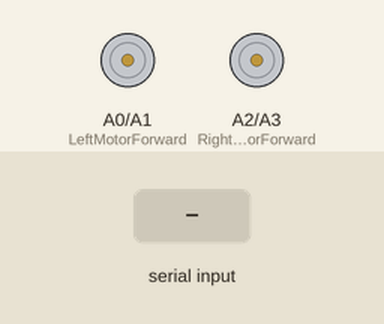
Simulated run of this sketch. Board: Arduino Uno, built with avr-gcc and run on an emulated ATmega328P. On the bench: motor-driver pin pairs drawn as motors (green arrow = first pin HIGH = forward, orange = second pin HIGH = backward, longer = more drive). Inputs (shaded band) come from the test bench.

Above: at 1.2 s.
1.3 s: "*Jarvis come forward" received over Serial
At 2.2 s:
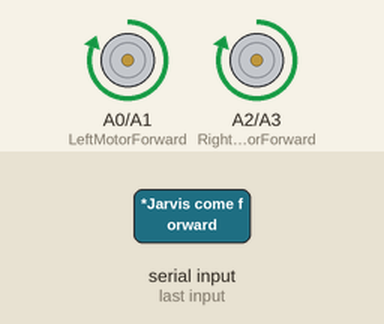
3.0 s: "*Jarvis turn right" received over Serial
At 5.1 s:
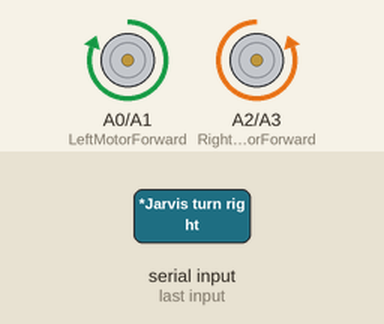
6.0 s: "*Jarvis turn left" received over Serial
9.0 s: "*jarvis come forward" received over Serial
At 10.4 s:
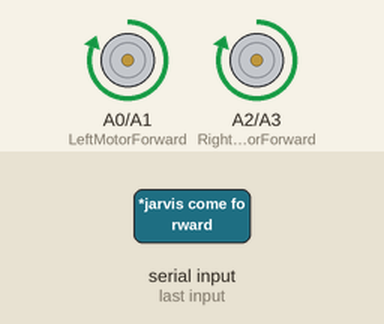
10.7 s: "*come forward" received over Serial
Timing chart, 0 to 16.8 s (numbered marks = the images above; inputs shaded):
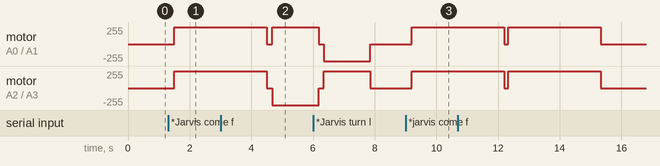

Measured:
- after the input at 1.3 s, motor on A0 (LeftMotorForward) / A1 (LeftMotorBackward), motor on A2 (RightMotorForward) / A3 (RightMotorBackward): stopped → forward 255/255 after 0.20 s
- after the input at 9.0 s, motor on A0 (LeftMotorForward) / A1 (LeftMotorBackward), motor on A2 (RightMotorForward) / A3 (RightMotorBackward): stopped → forward 255/255 after 0.20 s

The sketch:

arduino_uno_humanoid_robot.ino
```cpp
String voice;

const int LeftMotorForward = A0;
const int LeftMotorBackward = A1;
const int RightMotorForward = A2;
const int RightMotorBackward = A3;

void setup()
{
Serial.begin(9600); //start serial communication

  pinMode(RightMotorForward, OUTPUT);
  pinMode(LeftMotorForward, OUTPUT);
  pinMode(LeftMotorBackward, OUTPUT);
  pinMode(RightMotorBackward, OUTPUT);

}

void loop()
{
  while (Serial.available()) { //Check if there is an available byte to read
    delay(10); //Delay added to make thing stable
    char c = Serial.read(); //Conduct a serial read
    if (c == '#') {
      break; //Exit the loop when the # is detected after the word
    }
    voice += c; //Shorthand for voice = voice + c
  }
  if (voice.length() > 0) {
    if (voice == "*Jarvis come forward") {
      forward_robot();
    }
    if (voice == "*jarvis come forward") {
      forward_robot();
    }
    if (voice == "*come forward") {
      forward_robot();
    }
    if (voice == "*move forward") {
      forward_robot();
    }
    else if (voice == "*Jarvis turn right") {
      right_robot();
    }
    else if (voice == "*jarvis turn right") {
      right_robot();
    }
    else if (voice == "*turn right") {
      right_robot();
    }
    else if (voice == "*Jarvis turn left") {
      left_robot();
    }
    else if (voice == "*jarvis turn left") {
      left_robot();
    }
    else if (voice == "*turn left") {
      left_robot();
    }
    voice = ""; //Reset the variable after initiating
  }
}


void forward_robot()
{
    digitalWrite(LeftMotorForward, HIGH);
    digitalWrite(RightMotorForward, HIGH);

    digitalWrite(LeftMotorBackward, LOW);
    digitalWrite(RightMotorBackward, LOW);

     delay(3000);

     digitalWrite(LeftMotorForward, LOW);
    digitalWrite(RightMotorForward, LOW);

     digitalWrite(LeftMotorBackward, LOW);
     digitalWrite(RightMotorBackward, LOW);
}

void back_robot()
{
 digitalWrite(LeftMotorBackward, HIGH);
  digitalWrite(RightMotorBackward, HIGH);

  digitalWrite(LeftMotorForward, LOW);
  digitalWrite(RightMotorForward, LOW);

  delay(3000);

  digitalWrite(LeftMotorBackward, LOW);
  digitalWrite(RightMotorBackward, LOW);

  digitalWrite(LeftMotorForward, LOW);
  digitalWrite(RightMotorForward, LOW);
}

void right_robot()
{
  digitalWrite(LeftMotorForward, HIGH);
  digitalWrite(RightMotorBackward, HIGH);

  digitalWrite(LeftMotorBackward, LOW);
  digitalWrite(RightMotorForward, LOW);

  delay(1500);

  digitalWrite(LeftMotorForward, HIGH);
  digitalWrite(RightMotorForward, HIGH);

  digitalWrite(LeftMotorBackward, LOW);
  digitalWrite(RightMotorBackward, LOW);

   digitalWrite(RightMotorForward, LOW);
  digitalWrite(LeftMotorForward, LOW);
  digitalWrite(RightMotorBackward, LOW);
  digitalWrite(LeftMotorBackward, LOW);
}


void left_robot()
{
 digitalWrite(LeftMotorBackward, HIGH);
  digitalWrite(RightMotorForward, HIGH);

  digitalWrite(LeftMotorForward, LOW);
  digitalWrite(RightMotorBackward, LOW);

  delay(1500);

  digitalWrite(LeftMotorForward, HIGH);
  digitalWrite(RightMotorForward, HIGH);

  digitalWrite(LeftMotorBackward, LOW);
  digitalWrite(RightMotorBackward, LOW);

   digitalWrite(RightMotorForward, LOW);
  digitalWrite(LeftMotorForward, LOW);
  digitalWrite(RightMotorBackward, LOW);
  digitalWrite(LeftMotorBackward, LOW);
}
```
